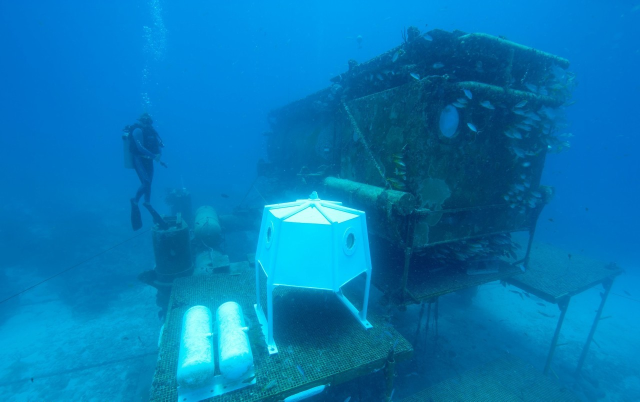
#> input picture resources/a/image_008.png, 1280 x 803 px, found by its file name (shown at 1/2 size); its folder holds only this picture in this run
$ python detection_v2.py   (older library calls are emulated)
#> lines starting #> are read from the running program, lines starting #| are printed output that depends on the picture
import cv2
import numpy as np
import os
import pandas as pd


def color_cast_index(img):
    # 转换为Lab颜色空间
    lab = cv2.cvtColor(img, cv2.COLOR_BGR2LAB)
    # 分离通道
    L, a, b = cv2.split(lab)
    # 计算a*和b*的平均值，中心点为128
    mean_a = np.mean(a) - 128
    mean_b = np.mean(b) - 128
    # 计算色彩偏移量（CCI）
    cci = np.sqrt(mean_a ** 2 + mean_b ** 2)
    return cci

def low_light_amount(img):
    # 转换为灰度图像
    gray = cv2.cvtColor(img, cv2.COLOR_BGR2GRAY)
    N_total = gray.size
    # 计算暗像素比例（DPP）
    threshold_dark = 50
    N_dark = np.sum(gray < threshold_dark)
    DPP = (N_dark / N_total) * 100
    # 计算平均亮度和标准差
    mean_L = np.mean(gray)
    std_L = np.std(gray)
    # 计算信息熵
    hist = cv2.calcHist([gray], [0], None, [256], [0, 256])
    hist_norm = hist.ravel() / hist.sum()
    hist_norm = hist_norm + 1e-7  # 避免log(0)
    entropy = -np.sum(hist_norm * np.log2(hist_norm))
    # 判断光线不足
    low_light_flag = False
    if DPP > 40 and mean_L < 80 and entropy < 7:
        low_light_flag = True
    return {
        '暗像素比例 (%)': DPP,
        '平均亮度': mean_L,
        '亮度标准差': std_L,
        '信息熵': entropy,
        '光线不足': '是' if low_light_flag else '否'
    }


def tenengrad(img):
    # 转换为灰度图像
    gray = cv2.cvtColor(img, cv2.COLOR_BGR2GRAY)
    # 计算Sobel梯度
    Gx = cv2.Sobel(gray, cv2.CV_64F, 1, 0, ksize=3)
    Gy = cv2.Sobel(gray, cv2.CV_64F, 0, 1, ksize=3)
    # 计算梯度幅值平方和
    FM = Gx ** 2 + Gy ** 2
    # 计算Tenengrad值（平均值）
    S = np.mean(FM)
    return S


def process_images(folder_path, output_excel):
#> called with folder_path = 'resources/a/', output_excel = 'result2.xlsx'
    results = []
    for filename in os.listdir(folder_path):
        if filename.lower().endswith(('.png', '.jpg', '.jpeg', '.bmp', '.tif', '.tiff')):
            img_path = os.path.join(folder_path, filename)
            img = cv2.imread(img_path)
#> img is the input picture: shape (803, 1280, 3); mean B, G, R 181.9, 121.8, 4.2
            if img is None:
                print(f"无法读取图像：{filename}")
                continue

            print(f"正在处理：{filename} ...")
            # 计算色彩偏移量
            cci = color_cast_index(img)
#> in color_cast_index, `L, a, b = cv2.split(lab)`:
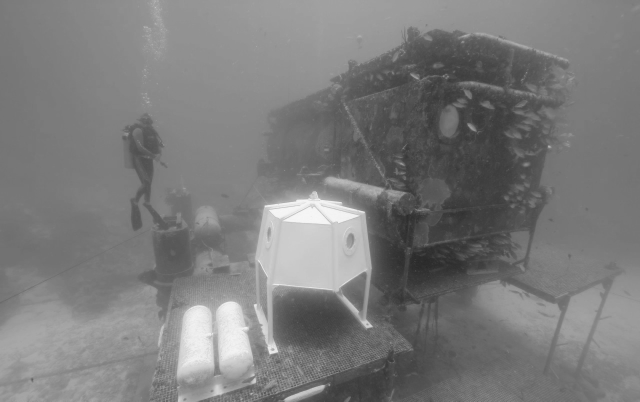
#> L: shape (803, 1280) (shown at 1/2 size); min 39, max 247, mean 123.5
#> in color_cast_index, `L, a, b = cv2.split(lab)`:
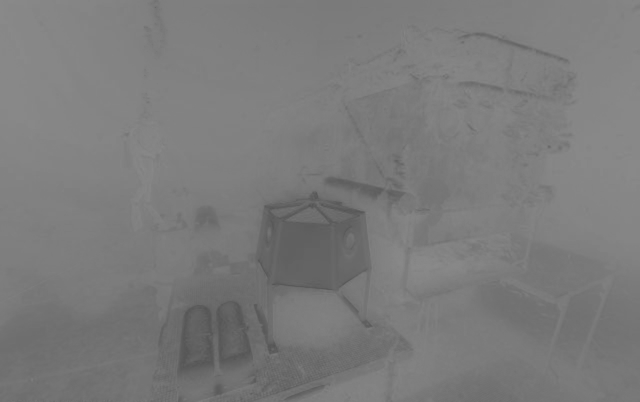
#> a: shape (803, 1280) (shown at 1/2 size); min 82, max 139, mean 122.9
#> in color_cast_index, `L, a, b = cv2.split(lab)`:
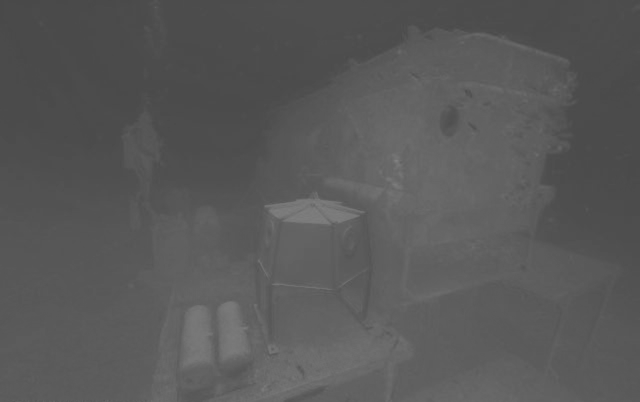
#> b: shape (803, 1280) (shown at 1/2 size); min 72, max 132, mean 88.7
#> in color_cast_index, `mean_a = np.mean(a) - 128`: mean_a = -5.09
#> in color_cast_index, `mean_b = np.mean(b) - 128`: mean_b = -39.33
#> in color_cast_index, `cci = np.sqrt(mean_a ** 2 + mean_b ** 2)`: cci = 39.66
#> cci = 39.66
            # 计算光线不足量
            low_light_metrics = low_light_amount(img)
#> in low_light_amount, `gray = cv2.cvtColor(img, cv2.COLOR_BGR2GRAY)`:
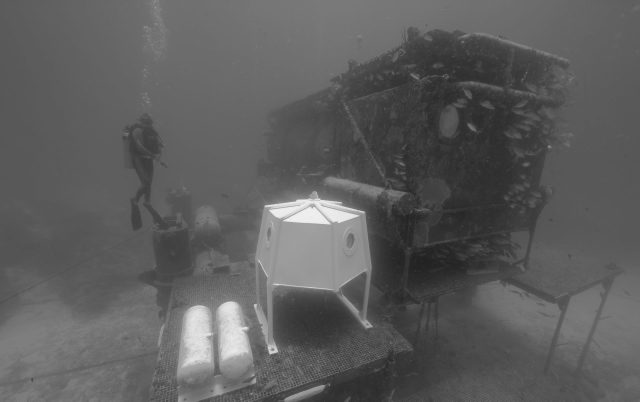
#> gray: shape (803, 1280) (shown at 1/2 size); min 31, max 241, mean 93.4
#> in low_light_amount, `N_dark = np.sum(gray < threshold_dark)`: N_dark = 35860
#> in low_light_amount, `DPP = (N_dark / N_total) * 100`: DPP = 3.49
#> in low_light_amount, `mean_L = np.mean(gray)`: mean_L = 93.45
#> in low_light_amount, `std_L = np.std(gray)`: std_L = 28.2
#> in low_light_amount, `hist = cv2.calcHist([gray], [0], None, [256], [0, 256])`: hist = 256 values, max 43889 at index 88, min 0 at index 0, mean 4015
#> in low_light_amount, `hist_norm = hist.ravel() / hist.sum()`: hist_norm = 256 values, max 0.0427 at index 88, min 0 at index 0, mean 0.00391
#> in low_light_amount, `hist_norm = hist_norm + 1e-7`: hist_norm = 256 values, max 0.0427 at index 88, min 1e-07 at index 0, mean 0.00391
#> in low_light_amount, `entropy = -np.sum(hist_norm * np.log2(hist_norm))`: entropy = 6.51
#> low_light_metrics = {'暗像素比例 (%)': 3.49, '平均亮度': 93.45, '亮度标准差': 28.2, '信息熵': 6.51, '光线不足': '否'}
            # 计算模糊量（Tenengrad值）
            blur = tenengrad(img)
#> in tenengrad, `Gx = cv2.Sobel(gray, cv2.CV_64F, 1, 0, ksize=3)`:
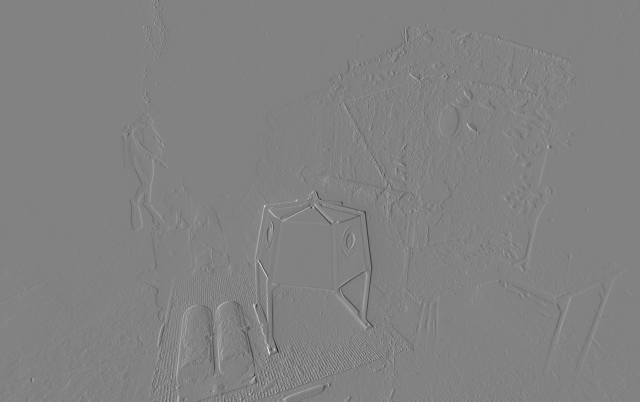
#> Gx: shape (803, 1280) float64 (shown at 1/2 size); min -384, max 369, mean 0; drawn with min black and max white
#> in tenengrad, `Gy = cv2.Sobel(gray, cv2.CV_64F, 0, 1, ksize=3)`:
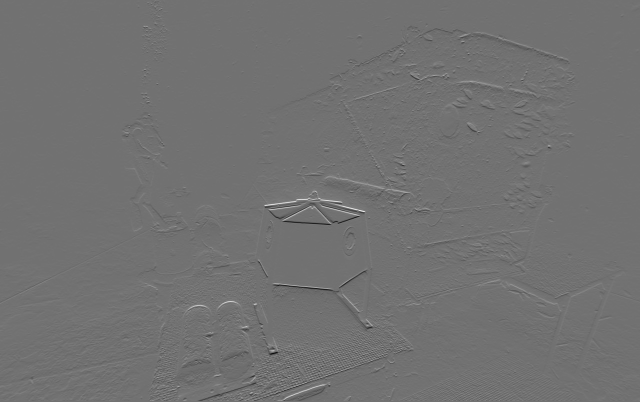
#> Gy: shape (803, 1280) float64 (shown at 1/2 size); min -367, max 454, mean -0.2; drawn with min black and max white
#> in tenengrad, `FM = Gx ** 2 + Gy ** 2`:
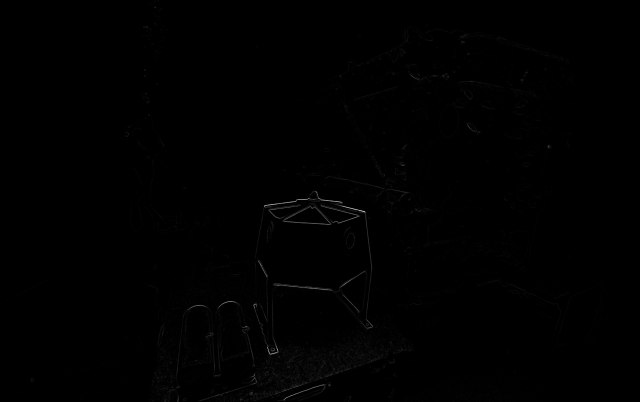
#> FM: shape (803, 1280) float64 (shown at 1/2 size); min 0, max 218216, mean 747.7; drawn with min black and max white
#> in tenengrad, `S = np.mean(FM)`: S = 747.7
#> blur = 747.7
            # 判断模糊程度
            # 设定模糊阈值（根据实际情况调整），这里假设阈值为600
            blur_threshold = 600
            blur_flag = '是' if blur < blur_threshold else '否'
#> blur_flag = '否'
            # 将结果添加到列表
            result = {
                '图片名': filename,
                '色彩偏移量': cci,
                '暗像素比例 (%)': low_light_metrics['暗像素比例 (%)'],
                '平均亮度': low_light_metrics['平均亮度'],
                '亮度标准差': low_light_metrics['亮度标准差'],
                '信息熵': low_light_metrics['信息熵'],
                '光线不足': low_light_metrics['光线不足'],
                '模糊量': blur,
                '过于模糊': blur_flag
            }
            results.append(result)
    # 保存到Excel
    df = pd.DataFrame(results)
#> df = table of 1 rows and 9 columns
    df.to_excel(output_excel, index=False)
    print(f"结果已保存到 {output_excel}")

folder_path = 'resources/a/'  # 替换为您的图像文件夹路径
output_excel = 'result2.xlsx'  # 输出的xlsx文件名
process_images(folder_path, output_excel)

$ run again, on resources/a/image_027.png
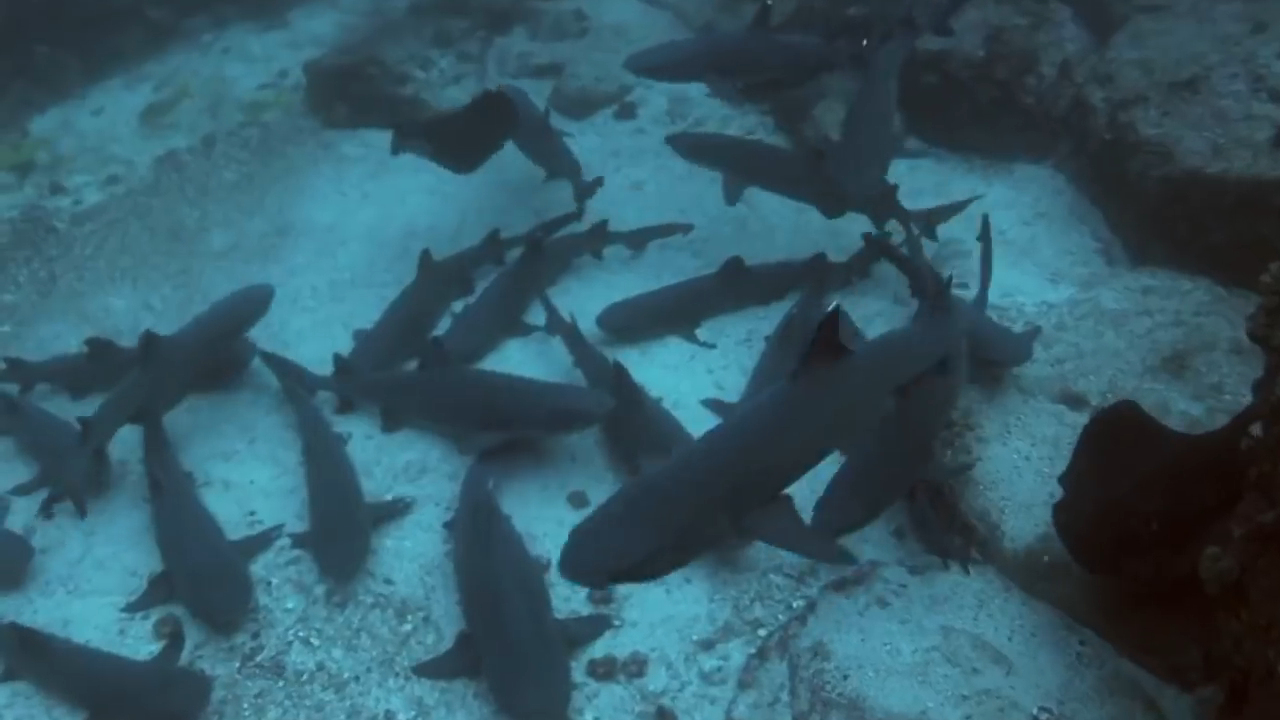
#> input picture resources/a/image_027.png, 1280 x 720 px, found by its file name
#> in process_images, img is the input picture: shape (720, 1280, 3); mean B, G, R 101.2, 88.4, 51.9
#> lab: shape (720, 1280, 3); mean of channels 0, 1, 2 89.1, 119.5, 116.9
#> in color_cast_index, `L, a, b = cv2.split(lab)`:
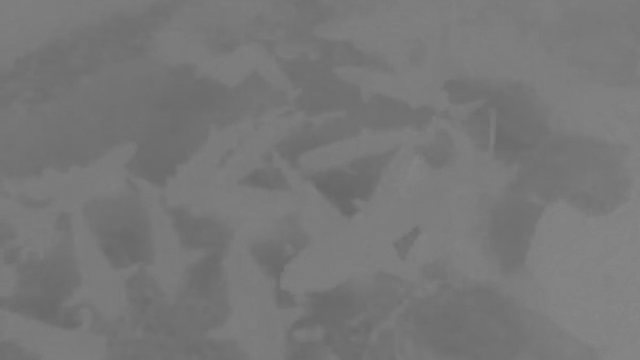
#> a: shape (720, 1280) (shown at 1/2 size); min 102, max 136, mean 119.5
#> mean_a = -8.51
#> mean_b = -11.08
#> in color_cast_index, `cci = np.sqrt(mean_a ** 2 + mean_b ** 2)`: cci = 13.97
#> N_dark = 197132
#> DPP = 21.39
#> mean_L = 78.91
#> std_L = 34.12
#> hist = 256 values, max 15602 at index 51, min 0 at index 0, mean 3600
#> in low_light_amount, `hist_norm = hist.ravel() / hist.sum()`: hist_norm = 256 values, max 0.0169 at index 51, min 0 at index 0, mean 0.00391
#> in low_light_amount, `hist_norm = hist_norm + 1e-7`: hist_norm = 256 values, max 0.0169 at index 51, min 1e-07 at index 0, mean 0.00391
#> entropy = 6.94
#> low_light_metrics = {'暗像素比例 (%)': 21.39, '平均亮度': 78.91, '亮度标准差': 34.12, '信息熵': 6.94, '光线不足': '否'}
#> in tenengrad, `FM = Gx ** 2 + Gy ** 2`:
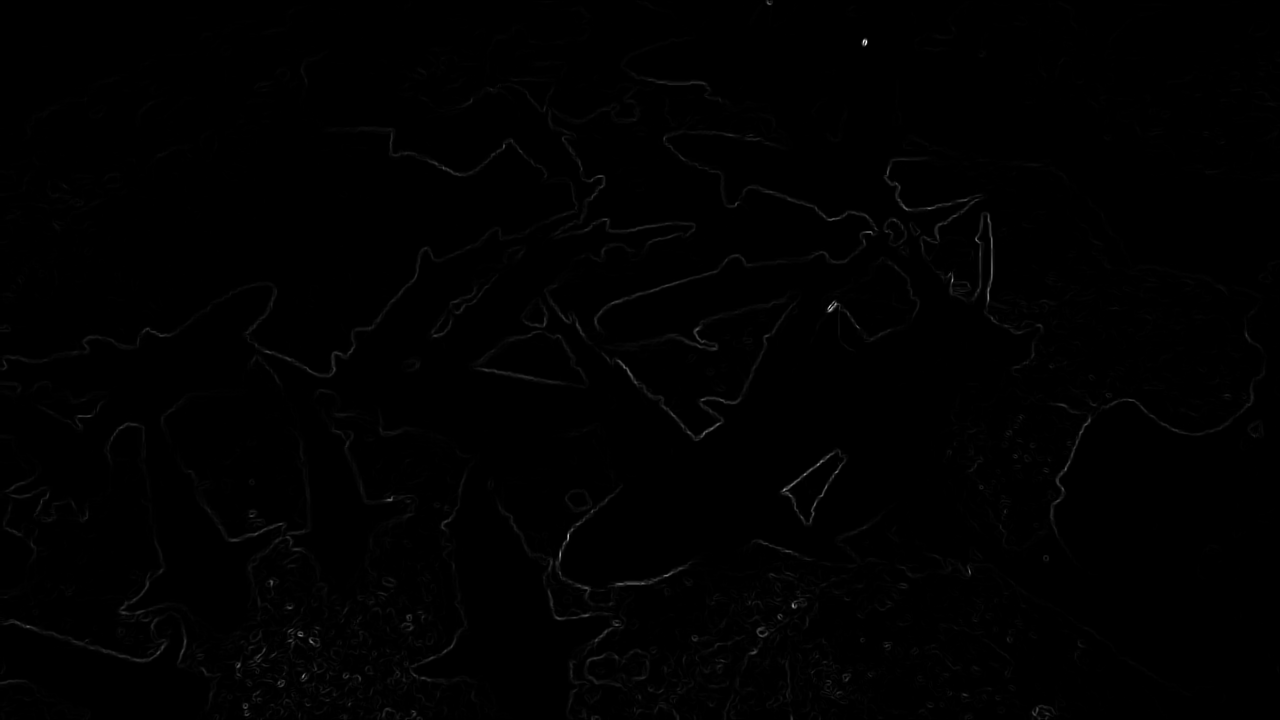
#> FM: shape (720, 1280) float64; min 0, max 139322, mean 653.7; drawn with min black and max white
#> S = 653.7
#> blur_flag = '否'
#> df = table of 1 rows and 9 columns

$ run again, on resources/a/image_028.png
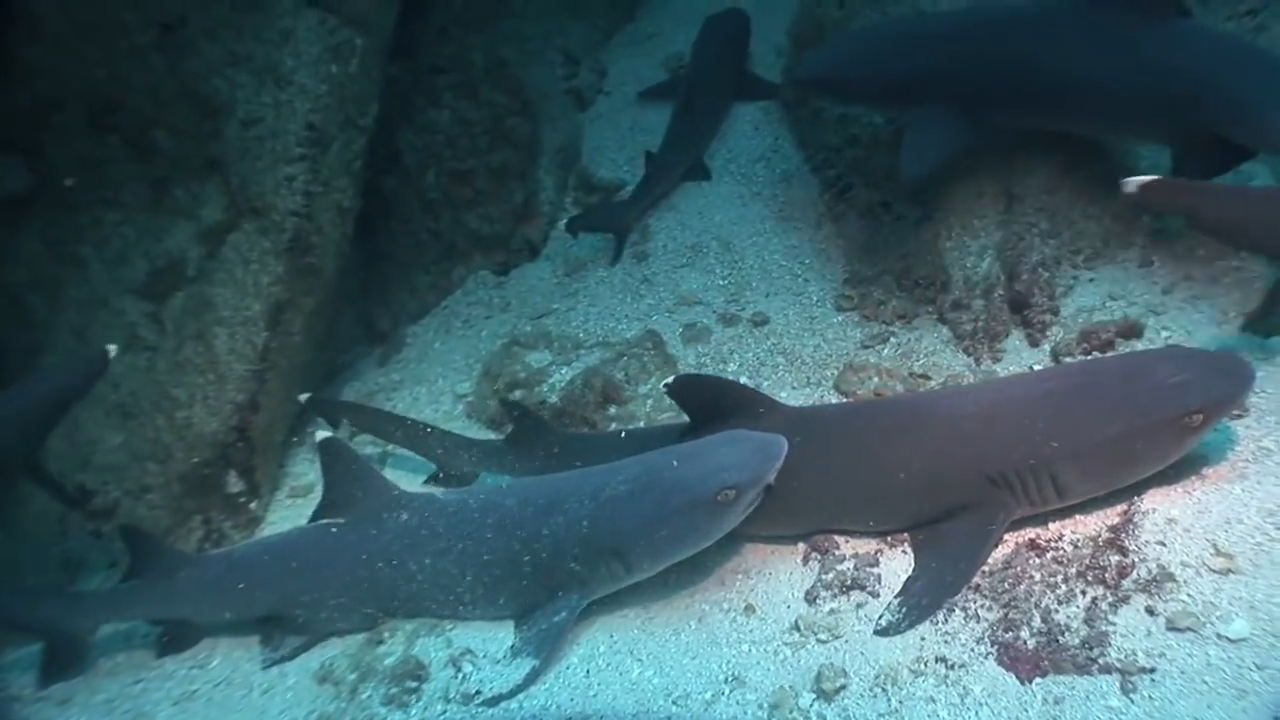
#> input picture resources/a/image_028.png, 1280 x 720 px, found by its file name
#> in process_images, img is the input picture: shape (720, 1280, 3); mean B, G, R 100.8, 92.5, 61.1
#> lab: shape (720, 1280, 3); mean of channels 0, 1, 2 92.6, 119.4, 119.7
#> in color_cast_index, `L, a, b = cv2.split(lab)`:
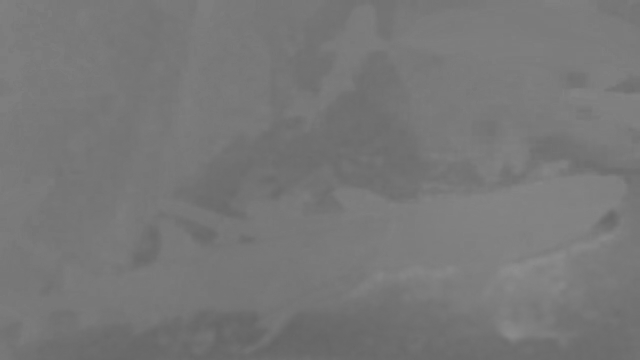
#> a: shape (720, 1280) (shown at 1/2 size); min 100, max 142, mean 119.4
#> mean_a = -8.58
#> mean_b = -8.25
#> in color_cast_index, `cci = np.sqrt(mean_a ** 2 + mean_b ** 2)`: cci = 11.9
#> N_dark = 294252
#> DPP = 31.93
#> mean_L = 84.06
#> std_L = 51.88
#> hist = 256 values, max 14290 at index 34, min 0 at index 0, mean 3600
#> in low_light_amount, `hist_norm = hist.ravel() / hist.sum()`: hist_norm = 256 values, max 0.0155 at index 34, min 0 at index 0, mean 0.00391
#> in low_light_amount, `hist_norm = hist_norm + 1e-7`: hist_norm = 256 values, max 0.0155 at index 34, min 1e-07 at index 0, mean 0.00391
#> entropy = 7.33
#> low_light_metrics = {'暗像素比例 (%)': 31.93, '平均亮度': 84.06, '亮度标准差': 51.88, '信息熵': 7.33, '光线不足': '否'}
#> in tenengrad, `FM = Gx ** 2 + Gy ** 2`:
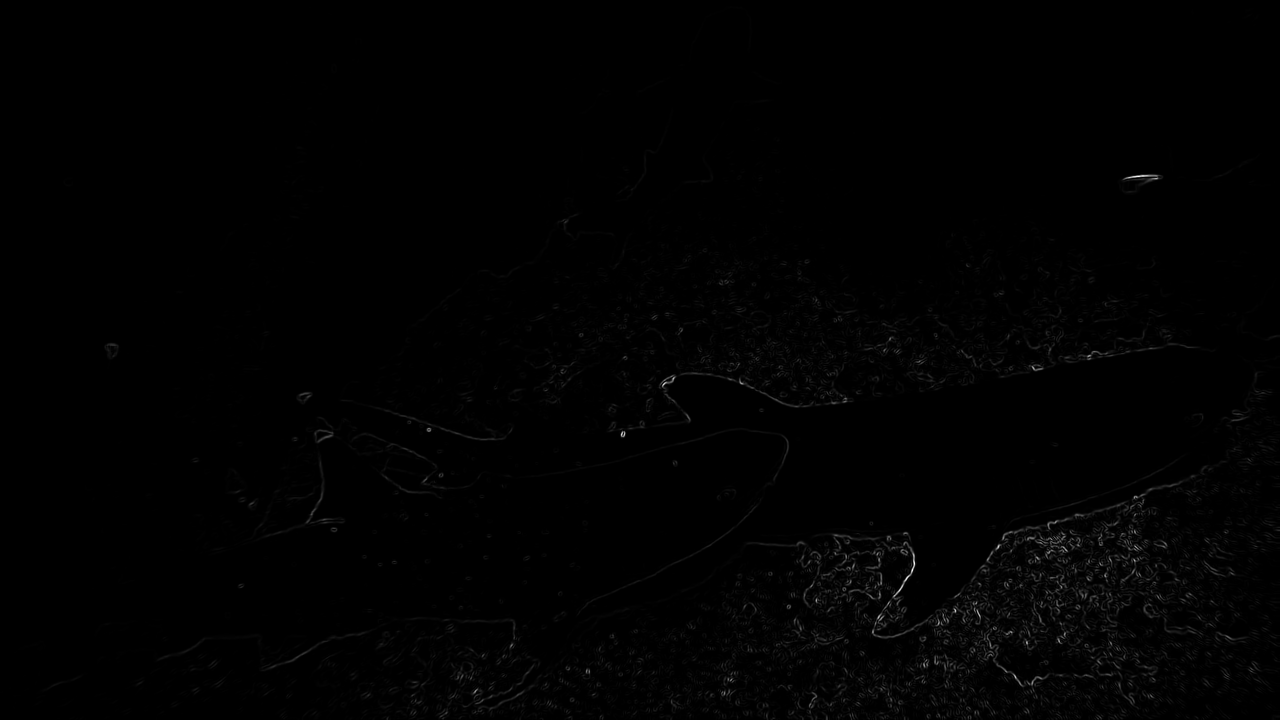
#> FM: shape (720, 1280) float64; min 0, max 474368, mean 3152.4; drawn with min black and max white
#> S = 3152.4
#> blur_flag = '否'
#> df = table of 1 rows and 9 columns
